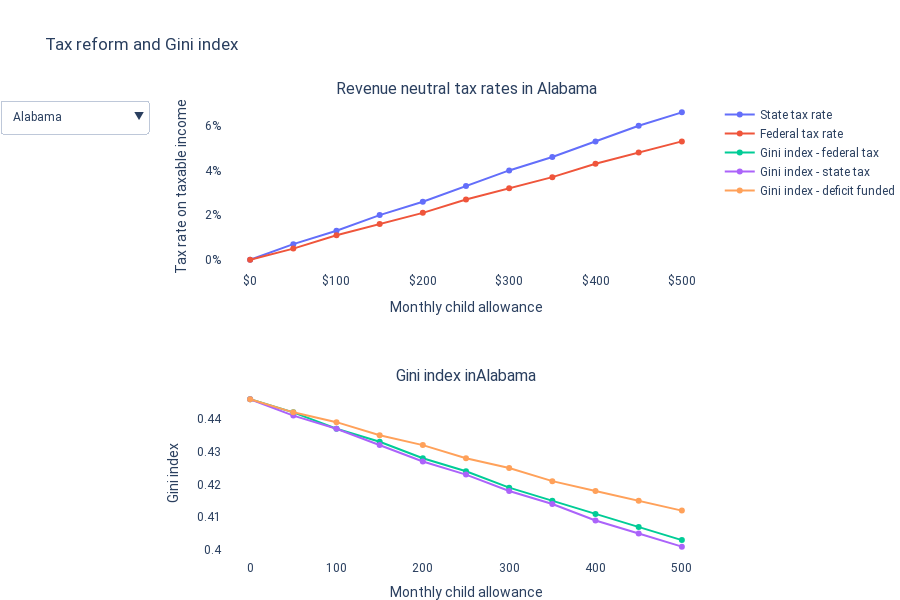

Notebook cell for this chart:
### Markdown cell above
# Simulating child allowances in US states

Poverty has a lasting impact on children.  Growing up in poverty increases [stress](https://heckmanequation.org/resource/invest-in-early-childhood-development-reduce-deficits-strengthen-the-economy/) and [incarceration rates](https://heckmanequation.org/resource/invest-in-early-childhood-development-reduce-deficits-strengthen-the-economy/) and decreases [educational](https://www.sciencedirect.com/science/article/abs/pii/S1876285915003836) and [health](https://www.aeaweb.org/articles?id=10.1257/app.2.1.86) outcomes.  These negative consequences not only impact the nation’s poor, but the entire economy as well--child poverty shrinks GDP by more than [\$1 trillion annually](https://www.nap.edu/read/25246/chapter/1).

Research has shown that giving money to families with children, as most developed countries do, can reduce each of these issues.  Programs that provide cash to families with children are called a _child allowance_, and are typically paid out on a monthly basis.  

This site allows users to explore the impact of a potential child allowance of various amounts in each state.  Users can also select between three funding mechanisms:

* **Deficit funded** does not impose any new taxes.  Note that each of these tax reforms is static and does not account for changes in behavior.
* **Federal tax** as a flat rate on taxable income. For each child allowance amount the total cost is calculated by multiplying the annual child allowance by the total number of children.  To calculate the revenue neutral tax rate, the total cost is divided by the nation’s total taxable income.  For example, a child allowance of \$100 per month would cost about \$88 billion annually and require a new flat tax of 1.1 percent.
* **State tax** as a flat rate on taxable income. The state tax is calculated in the same manner as the federal tax, but at the state level. This shows how states can fund their own child allowances. Because states vary in child population and income, different states have different tax rates. A \$100 monthly child allowance in DC is offset by a 0.5 percent tax on taxable income while the same amount requires a 1.3 percent tax in Alabama.

### Code cell
# TODO:
# Separate tax reform and Gini charts
# Change labels
# Add poverty maps


import pandas as pd
import plotly.express as px
import plotly.graph_objects as go
from plotly.subplots import make_subplots

summary = pd.read_csv('https://github.com/ngpsu22/Child_Allowance_States/raw/main/poverty_gini_tax_child_allowance')
summary.drop('Unnamed: 0', 1, inplace = True)

tax = summary[(summary.race == 'All') & (summary.age_group == 'all')]

x = tax.child_allowance.unique()
state_names = tax.state.unique()
default_state = state_names[0]

REFORM = {'state_tax_rate': 'State tax rate', 
          'fed_tax_rate': 'Federal tax rate'}
GINI = {'fed_gini': 'Gini index - federal tax',
        'state_gini': 'Gini index - state tax',
        'non_funded_gini': 'Gini index - deficit funded'}

data_list = []
for state in state_names:
    state_data = tax[tax.state == state]
    state_list = []
    for reform in REFORM:
        state_list.append(state_data[reform])
    for gini in GINI:
        state_list.append(state_data[gini])
    data_list.append(state_list)

data_columns = list(REFORM.keys()) + list(GINI.keys())
data = pd.DataFrame(data_list, columns = data_columns)
data['State'] = state_names
data = data.set_index('State')

def getDataList(state):
    data_list = []
    for dc in data_columns:
        data_list.append(data.loc[state][dc])
    return data_list

fig = make_subplots(rows=2, cols=1, 
                    subplot_titles=(
                        'Revenue neutral tax rates in ' + default_state,
                        'Gini index in' + default_state))

for reform in REFORM:
    fig.add_trace(go.Scatter(
        x=x, 
        y=tax[tax.state == default_state][reform],
        name=REFORM[reform]),
        row = 1, col = 1
    )
for gini in GINI:
    fig.add_trace(go.Scatter(
        x=x, 
        y=tax[tax.state == default_state][gini],
        name=GINI[gini]),
        row = 2, col = 1
    )
    
buttons = []
for state in state_names:
    new_button = {'method': 'update',
                  'label': state,
                  'args': [{'y': getDataList(state)},
                           {'annotations[0].text':
                            'Revenue neutral tax rates in ' + state,
                            'annotations[1].text':
                            'Gini index in ' + state}
                          ]}
    buttons.append(new_button)
    
# construct menus
updatemenus = [{'buttons': buttons,
                'direction': 'down',
                'showactive': True,
                'pad':{"r": 50},
               }]

# update layout with buttons, and show the figure
fig.update_layout(updatemenus=updatemenus)

fig.update_xaxes(title_text='Monthly child allowance', row=1, col=1)
fig.update_xaxes(title_text='Monthly child allowance', row=2, col=1)
fig.update_yaxes(title_text='Tax rate on taxable income', row=1, col=1)
fig.update_yaxes(title_text='Gini index', row=2, col=1)

fig.update_layout(yaxis_ticksuffix='%',
                  font=dict(family='Roboto'),
                  hovermode='x', 
                  xaxis_tickprefix='$',
                  xaxis_ticksuffix='',
                  plot_bgcolor='white',
                  legend_title_text='')

fig.update_traces(mode='markers+lines', hovertemplate=None)

fig.update_layout(height=600, margin=dict(l=0, r=0, t=100, b=0),
                  title_text="Tax reform and Gini index")
fig

### Figure 1 — Plotly figure (JSON) as saved in the notebook; plotly's stock layout.template omitted (floating-point values rounded to 4 significant figures)
{"data": [{"mode": "markers+lines", "name": "State tax rate", "type": "scatter", "x": [0, 50, 100, 150, 200, 250, 300, 350, 400, 450, 500], "xaxis": "x", "y": [0, 0.7, 1.3, 2, 2.6, 3.3, 4, 4.6, 5.3, 6, 6.6], "yaxis": "y"}, {"mode": "markers+lines", "name": "Federal tax rate", "type": "scatter", "x": [0, 50, 100, 150, 200, 250, 300, 350, 400, 450, 500], "xaxis": "x", "y": [0, 0.5, 1.1, 1.6, 2.1, 2.7, 3.2, 3.7, 4.3, 4.8, 5.3], "yaxis": "y"}, {"mode": "markers+lines", "name": "Gini index - federal tax", "type": "scatter", "x": [0, 50, 100, 150, 200, 250, 300, 350, 400, 450, 500], "xaxis": "x2", "y": [0.446, 0.442, 0.437, 0.433, 0.428, 0.424, 0.419, 0.415, 0.411, 0.407, 0.403], "yaxis": "y2"}, {"mode": "markers+lines", "name": "Gini index - state tax", "type": "scatter", "x": [0, 50, 100, 150, 200, 250, 300, 350, 400, 450, 500], "xaxis": "x2", "y": [0.446, 0.441, 0.437, 0.432, 0.427, 0.423, 0.418, 0.414, 0.409, 0.405, 0.401], "yaxis": "y2"}, {"mode": "markers+lines", "name": "Gini index - deficit funded", "type": "scatter", "x": [0, 50, 100, 150, 200, 250, 300, 350, 400, 450, 500], "xaxis": "x2", "y": [0.446, 0.442, 0.439, 0.435, 0.432, 0.428, 0.425, 0.421, 0.418, 0.415, 0.412], "yaxis": "y2"}], "layout": {"annotations": [{"font": {"size": 16}, "showarrow": false, "text": "Revenue neutral tax rates in Alabama", "x": 0.5, "xanchor": "center", "xref": "paper", "y": 1, "yanchor": "bottom", "yref": "paper"}, {"font": {"size": 16}, "showarrow": false, "text": "Gini index inAlabama", "x": 0.5, "xanchor": "center", "xref": "paper", "y": 0.375, "yanchor": "bottom", "yref": "paper"}], "font": {"family": "Roboto"}, "height": 600, "hovermode": "x", "legend": {"title": {"text": ""}}, "margin": {"b": 0, "l": 0, "r": 0, "t": 100}, "plot_bgcolor": "white", "title": {"text": "Tax reform and Gini index"}, "updatemenus": [{"buttons": [{"args": [{"y": [[0, 0.7, 1.3, 2, 2.6, 3.3, 4, 4.6, 5.3, 6, 6.6], [0, 0.5, 1.1, 1.6, 2.1, 2.7, 3.2, 3.7, 4.3, 4.8, 5.3], [0.446, 0.442, 0.437, 0.433, 0.428, 0.424, 0.419, 0.415, 0.411, 0.407, 0.403], [0.446, 0.441, 0.437, 0.432, 0.427, 0.423, 0.418, 0.414, 0.409, 0.405, 0.401], [0.446, 0.442, 0.439, 0.435, 0.432, 0.428, 0.425, 0.421, 0.418, 0.415, 0.412]]}, {"annotations[0].text": "Revenue neutral tax rates in Alabama", "annotations[1].text": "Gini index in Alabama"}], "label": "Alabama", "method": "update"}, {"args": [{"y": [[0, 0.6, 1.2, 1.9, 2.5, 3.1, 3.7, 4.3, 4.9, 5.6, 6.2], [0, 0.5, 1.1, 1.6, 2.1, 2.7, 3.2, 3.7, 4.3, 4.8, 5.3], [0.451, 0.446, 0.441, 0.437, 0.432, 0.428, 0.423, 0.419, 0.414, 0.41, 0.406], [0.451, 0.446, 0.441, 0.436, 0.432, 0.427, 0.423, 0.418, 0.413, 0.409, 0.404], [0.451, 0.447, 0.443, 0.439, 0.435, 0.431, 0.428, 0.424, 0.421, 0.417, 0.414]]}, {"annotations[0].text": "Revenue neutral tax rates in Alaska", "annotations[1].text": "Gini index in Alaska"}], "label": "Alaska", "method": "update"}, {"args": [{"y": [[0, 0.6, 1.2, 1.8, 2.4, 3, 3.6, 4.2, 4.8, 5.4, 6], [0, 0.5, 1.1, 1.6, 2.1, 2.7, 3.2, 3.7, 4.3, 4.8, 5.3], [0.439, 0.435, 0.43, 0.426, 0.421, 0.417, 0.413, 0.408, 0.404, 0.4, 0.396], [0.439, 0.435, 0.43, 0.425, 0.421, 0.417, 0.412, 0.408, 0.403, 0.399, 0.395], [0.439, 0.435, 0.432, 0.428, 0.425, 0.421, 0.418, 0.414, 0.411, 0.408, 0.405]]}, {"annotations[0].text": "Revenue neutral tax rates in Arizona", "annotations[1].text": "Gini index in Arizona"}], "label": "Arizona", "method": "update"}, {"args": [{"y": [[0, 0.7, 1.5, 2.2, 3, 3.7, 4.5, 5.2, 6, 6.7, 7.5], [0, 0.5, 1.1, 1.6, 2.1, 2.7, 3.2, 3.7, 4.3, 4.8, 5.3], [0.439, 0.434, 0.43, 0.425, 0.42, 0.416, 0.411, 0.407, 0.402, 0.398, 0.394], [0.439, 0.434, 0.429, 0.424, 0.419, 0.414, 0.409, 0.404, 0.399, 0.394, 0.39], [0.439, 0.435, 0.431, 0.427, 0.424, 0.42, 0.416, 0.413, 0.409, 0.406, 0.403]]}, {"annotations[0].text": "Revenue neutral tax rates in Arkansas", "annotations[1].text": "Gini index in Arkansas"}], "label": "Arkansas", "method": "update"}, {"args": [{"y": [[0, 0.5, 1, 1.5, 2, 2.5, 3, 3.5, 4, 4.5, 5.1], [0, 0.5, 1.1, 1.6, 2.1, 2.7, 3.2, 3.7, 4.3, 4.8, 5.3], [0.46, 0.456, 0.452, 0.448, 0.444, 0.44, 0.436, 0.432, 0.428, 0.424, 0.421], [0.46, 0.456, 0.452, 0.448, 0.444, 0.44, 0.436, 0.433, 0.429, 0.425, 0.421], [0.46, 0.457, 0.454, 0.45, 0.447, 0.444, 0.441, 0.438, 0.436, 0.433, 0.43]]}, {"annotations[0].text": "Revenue neutral tax rates in California", "annotations[1].text": "Gini index in California"}], "label": "California", "method": "update"}, {"args": [{"y": [[0, 0.4, 0.9, 1.3, 1.8, 2.2, 2.7, 3.1, 3.6, 4, 4.4], [0, 0.5, 1.1, 1.6, 2.1, 2.7, 3.2, 3.7, 4.3, 4.8, 5.3], [0.439, 0.435, 0.432, 0.428, 0.425, 0.421, 0.418, 0.414, 0.411, 0.408, 0.404], [0.439, 0.435, 0.432, 0.428, 0.425, 0.422, 0.418, 0.415, 0.412, 0.409, 0.405], [0.439, 0.436, 0.433, 0.43, 0.427, 0.424, 0.422, 0.419, 0.417, 0.414, 0.411]]}, {"annotations[0].text": "Revenue neutral tax rates in Colorado", "annotations[1].text": "Gini index in Colorado"}], "label": "Colorado", "method": "update"}, {"args": [{"y": [[0, 0.4, 0.8, 1.2, 1.6, 2, 2.4, 2.8, 3.2, 3.6, 4], [0, 0.5, 1.1, 1.6, 2.1, 2.7, 3.2, 3.7, 4.3, 4.8, 5.3], [0.421, 0.418, 0.415, 0.412, 0.408, 0.405, 0.402, 0.399, 0.395, 0.392, 0.389], [0.421, 0.418, 0.415, 0.412, 0.409, 0.406, 0.403, 0.4, 0.397, 0.394, 0.391], [0.421, 0.419, 0.416, 0.414, 0.411, 0.409, 0.407, 0.404, 0.402, 0.4, 0.398]]}, {"annotations[0].text": "Revenue neutral tax rates in Connecticut", "annotations[1].text": "Gini index in Connecticut"}], "label": "Connecticut", "method": "update"}, {"args": [{"y": [[0, 0.5, 1, 1.4, 1.9, 2.4, 2.9, 3.3, 3.8, 4.3, 4.8], [0, 0.5, 1.1, 1.6, 2.1, 2.7, 3.2, 3.7, 4.3, 4.8, 5.3], [0.429, 0.426, 0.422, 0.419, 0.415, 0.412, 0.408, 0.405, 0.402, 0.398, 0.395], [0.429, 0.426, 0.422, 0.419, 0.416, 0.412, 0.409, 0.406, 0.402, 0.399, 0.396], [0.429, 0.427, 0.424, 0.421, 0.418, 0.416, 0.413, 0.41, 0.408, 0.405, 0.403]]}, {"annotations[0].text": "Revenue neutral tax rates in Delaware", "annotations[1].text": "Gini index in Delaware"}], "label": "Delaware", "method": "update"}, {"args": [{"y": [[0, 0.5, 1.1, 1.6, 2.1, 2.6, 3.2, 3.7, 4.2, 4.8, 5.3], [0, 0.5, 1.1, 1.6, 2.1, 2.7, 3.2, 3.7, 4.3, 4.8, 5.3], [0.457, 0.453, 0.449, 0.445, 0.441, 0.438, 0.434, 0.43, 0.427, 0.423, 0.419], [0.457, 0.453, 0.449, 0.445, 0.441, 0.438, 0.434, 0.43, 0.427, 0.423, 0.419], [0.457, 0.454, 0.451, 0.448, 0.445, 0.442, 0.439, 0.436, 0.433, 0.431, 0.428]]}, {"annotations[0].text": "Revenue neutral tax rates in Florida", "annotations[1].text": "Gini index in Florida"}], "label": "Florida", "method": "update"}, {"args": [{"y": [[0, 0.7, 1.3, 2, 2.7, 3.3, 4, 4.7, 5.3, 6, 6.7], [0, 0.5, 1.1, 1.6, 2.1, 2.7, 3.2, 3.7, 4.3, 4.8, 5.3], [0.447, 0.442, 0.437, 0.432, 0.428, 0.423, 0.419, 0.414, 0.41, 0.405, 0.401], [0.447, 0.442, 0.437, 0.432, 0.427, 0.422, 0.417, 0.412, 0.408, 0.403, 0.399], [0.447, 0.443, 0.439, 0.435, 0.431, 0.427, 0.424, 0.42, 0.417, 0.414, 0.41]]}, {"annotations[0].text": "Revenue neutral tax rates in Georgia", "annotations[1].text": "Gini index in Georgia"}], "label": "Georgia", "method": "update"}, {"args": [{"y": [[0, 0.5, 1, 1.5, 2, 2.5, 3, 3.5, 4, 4.5, 5], [0, 0.5, 1.1, 1.6, 2.1, 2.7, 3.2, 3.7, 4.3, 4.8, 5.3], [0.416, 0.413, 0.409, 0.405, 0.402, 0.398, 0.395, 0.391, 0.388, 0.384, 0.381], [0.416, 0.413, 0.409, 0.406, 0.402, 0.398, 0.395, 0.391, 0.388, 0.385, 0.381], [0.416, 0.413, 0.41, 0.408, 0.405, 0.402, 0.399, 0.396, 0.394, 0.391, 0.389]]}, {"annotations[0].text": "Revenue neutral tax rates in Hawaii", "annotations[1].text": "Gini index in Hawaii"}], "label": "Hawaii", "method": "update"}, {"args": [{"y": [[0, 0.7, 1.4, 2.1, 2.8, 3.5, 4.2, 4.9, 5.6, 6.3, 7.1], [0, 0.5, 1.1, 1.6, 2.1, 2.7, 3.2, 3.7, 4.3, 4.8, 5.3], [0.427, 0.421, 0.416, 0.411, 0.406, 0.401, 0.397, 0.392, 0.387, 0.382, 0.378], [0.427, 0.421, 0.416, 0.411, 0.405, 0.4, 0.395, 0.39, 0.385, 0.38, 0.375], [0.427, 0.422, 0.418, 0.413, 0.409, 0.405, 0.401, 0.397, 0.394, 0.39, 0.386]]}, {"annotations[0].text": "Revenue neutral tax rates in Idaho", "annotations[1].text": "Gini index in Idaho"}], "label": "Idaho", "method": "update"}, {"args": [{"y": [[0, 0.5, 1, 1.5, 1.9, 2.4, 2.9, 3.4, 3.9, 4.4, 4.8], [0, 0.5, 1.1, 1.6, 2.1, 2.7, 3.2, 3.7, 4.3, 4.8, 5.3], [0.444, 0.441, 0.437, 0.433, 0.429, 0.425, 0.422, 0.418, 0.414, 0.411, 0.407], [0.444, 0.441, 0.437, 0.433, 0.429, 0.426, 0.422, 0.418, 0.415, 0.411, 0.408], [0.444, 0.441, 0.438, 0.435, 0.432, 0.429, 0.427, 0.424, 0.421, 0.418, 0.416]]}, {"annotations[0].text": "Revenue neutral tax rates in Illinois", "annotations[1].text": "Gini index in Illinois"}], "label": "Illinois", "method": "update"}, {"args": [{"y": [[0, 0.7, 1.3, 2, 2.6, 3.3, 3.9, 4.6, 5.2, 5.9, 6.5], [0, 0.5, 1.1, 1.6, 2.1, 2.7, 3.2, 3.7, 4.3, 4.8, 5.3], [0.402, 0.398, 0.393, 0.388, 0.384, 0.379, 0.375, 0.37, 0.366, 0.361, 0.357], [0.402, 0.398, 0.393, 0.388, 0.383, 0.378, 0.374, 0.369, 0.364, 0.36, 0.355], [0.402, 0.398, 0.394, 0.39, 0.387, 0.383, 0.379, 0.376, 0.372, 0.369, 0.365]]}, {"annotations[0].text": "Revenue neutral tax rates in Indiana", "annotations[1].text": "Gini index in Indiana"}], "label": "Indiana", "method": "update"}, {"args": [{"y": [[0, 0.6, 1.2, 1.8, 2.5, 3.1, 3.7, 4.3, 4.9, 5.5, 6.2], [0, 0.5, 1.1, 1.6, 2.1, 2.7, 3.2, 3.7, 4.3, 4.8, 5.3], [0.405, 0.4, 0.396, 0.391, 0.387, 0.383, 0.379, 0.374, 0.37, 0.366, 0.362], [0.405, 0.4, 0.396, 0.391, 0.387, 0.382, 0.378, 0.374, 0.369, 0.365, 0.361], [0.405, 0.401, 0.397, 0.393, 0.39, 0.386, 0.383, 0.379, 0.376, 0.373, 0.37]]}, {"annotations[0].text": "Revenue neutral tax rates in Iowa", "annotations[1].text": "Gini index in Iowa"}], "label": "Iowa", "method": "update"}, {"args": [{"y": [[0, 0.6, 1.3, 1.9, 2.5, 3.1, 3.8, 4.4, 5, 5.6, 6.3], [0, 0.5, 1.1, 1.6, 2.1, 2.7, 3.2, 3.7, 4.3, 4.8, 5.3], [0.414, 0.409, 0.405, 0.4, 0.396, 0.392, 0.388, 0.383, 0.379, 0.375, 0.371], [0.414, 0.409, 0.405, 0.4, 0.396, 0.391, 0.387, 0.382, 0.378, 0.374, 0.369], [0.414, 0.41, 0.406, 0.403, 0.399, 0.396, 0.392, 0.389, 0.386, 0.383, 0.38]]}, {"annotations[0].text": "Revenue neutral tax rates in Kansas", "annotations[1].text": "Gini index in Kansas"}], "label": "Kansas", "method": "update"}, {"args": [{"y": [[0, 0.6, 1.2, 1.9, 2.5, 3.1, 3.7, 4.3, 4.9, 5.6, 6.2], [0, 0.5, 1.1, 1.6, 2.1, 2.7, 3.2, 3.7, 4.3, 4.8, 5.3], [0.462, 0.458, 0.453, 0.449, 0.445, 0.44, 0.436, 0.432, 0.428, 0.424, 0.42], [0.462, 0.458, 0.453, 0.449, 0.444, 0.44, 0.435, 0.431, 0.427, 0.423, 0.418], [0.462, 0.458, 0.455, 0.451, 0.448, 0.445, 0.441, 0.438, 0.435, 0.432, 0.429]]}, {"annotations[0].text": "Revenue neutral tax rates in Kentucky", "annotations[1].text": "Gini index in Kentucky"}], "label": "Kentucky", "method": "update"}, {"args": [{"y": [[0, 0.7, 1.5, 2.2, 2.9, 3.7, 4.4, 5.1, 5.9, 6.6, 7.3], [0, 0.5, 1.1, 1.6, 2.1, 2.7, 3.2, 3.7, 4.3, 4.8, 5.3], [0.458, 0.453, 0.448, 0.443, 0.438, 0.433, 0.428, 0.424, 0.419, 0.414, 0.41], [0.458, 0.453, 0.447, 0.442, 0.437, 0.432, 0.426, 0.421, 0.416, 0.411, 0.406], [0.458, 0.454, 0.45, 0.446, 0.441, 0.438, 0.434, 0.43, 0.426, 0.423, 0.419]]}, {"annotations[0].text": "Revenue neutral tax rates in Louisiana", "annotations[1].text": "Gini index in Louisiana"}], "label": "Louisiana", "method": "update"}, {"args": [{"y": [[0, 0.5, 1.1, 1.6, 2.1, 2.7, 3.2, 3.8, 4.3, 4.8, 5.4], [0, 0.5, 1.1, 1.6, 2.1, 2.7, 3.2, 3.7, 4.3, 4.8, 5.3], [0.374, 0.371, 0.367, 0.363, 0.36, 0.356, 0.353, 0.349, 0.346, 0.342, 0.339], [0.374, 0.371, 0.367, 0.363, 0.36, 0.356, 0.353, 0.349, 0.346, 0.342, 0.339], [0.374, 0.371, 0.369, 0.366, 0.363, 0.36, 0.358, 0.355, 0.352, 0.35, 0.348]]}, {"annotations[0].text": "Revenue neutral tax rates in Maine", "annotations[1].text": "Gini index in Maine"}], "label": "Maine", "method": "update"}, {"args": [{"y": [[0, 0.4, 0.8, 1.2, 1.6, 2, 2.4, 2.8, 3.2, 3.6, 4], [0, 0.5, 1.1, 1.6, 2.1, 2.7, 3.2, 3.7, 4.3, 4.8, 5.3], [0.42, 0.417, 0.413, 0.41, 0.407, 0.403, 0.4, 0.397, 0.393, 0.39, 0.387], [0.42, 0.417, 0.414, 0.41, 0.407, 0.404, 0.401, 0.398, 0.395, 0.392, 0.389], [0.42, 0.417, 0.414, 0.412, 0.409, 0.407, 0.404, 0.402, 0.399, 0.397, 0.394]]}, {"annotations[0].text": "Revenue neutral tax rates in Maryland", "annotations[1].text": "Gini index in Maryland"}], "label": "Maryland", "method": "update"}, {"args": [{"y": [[0, 0.3, 0.7, 1, 1.4, 1.7, 2, 2.4, 2.7, 3, 3.4], [0, 0.5, 1.1, 1.6, 2.1, 2.7, 3.2, 3.7, 4.3, 4.8, 5.3], [0.429, 0.426, 0.423, 0.42, 0.417, 0.414, 0.412, 0.409, 0.406, 0.403, 0.401], [0.429, 0.426, 0.423, 0.421, 0.418, 0.416, 0.413, 0.411, 0.408, 0.406, 0.404], [0.429, 0.426, 0.424, 0.422, 0.42, 0.418, 0.416, 0.414, 0.412, 0.41, 0.408]]}, {"annotations[0].text": "Revenue neutral tax rates in Massachusetts", "annotations[1].text": "Gini index in Massachusetts"}], "label": "Massachusetts", "method": "update"}, {"args": [{"y": [[0, 0.5, 1.1, 1.6, 2.1, 2.7, 3.2, 3.7, 4.3, 4.8, 5.3], [0, 0.5, 1.1, 1.6, 2.1, 2.7, 3.2, 3.7, 4.3, 4.8, 5.3], [0.426, 0.422, 0.418, 0.414, 0.41, 0.406, 0.402, 0.399, 0.395, 0.391, 0.388], [0.426, 0.422, 0.418, 0.414, 0.41, 0.406, 0.403, 0.399, 0.395, 0.391, 0.388], [0.426, 0.422, 0.419, 0.416, 0.413, 0.41, 0.407, 0.404, 0.401, 0.398, 0.396]]}, {"annotations[0].text": "Revenue neutral tax rates in Michigan", "annotations[1].text": "Gini index in Michigan"}], "label": "Michigan", "method": "update"}, {"args": [{"y": [[0, 0.5, 1, 1.5, 2, 2.5, 2.9, 3.4, 3.9, 4.4, 4.9], [0, 0.5, 1.1, 1.6, 2.1, 2.7, 3.2, 3.7, 4.3, 4.8, 5.3], [0.393, 0.389, 0.385, 0.381, 0.378, 0.374, 0.37, 0.367, 0.363, 0.359, 0.356], [0.393, 0.389, 0.385, 0.381, 0.378, 0.374, 0.371, 0.367, 0.363, 0.36, 0.357], [0.393, 0.389, 0.386, 0.383, 0.38, 0.377, 0.374, 0.372, 0.369, 0.366, 0.364]]}, {"annotations[0].text": "Revenue neutral tax rates in Minnesota", "annotations[1].text": "Gini index in Minnesota"}], "label": "Minnesota", "method": "update"}, {"args": [{"y": [[0, 1, 1.9, 2.9, 3.8, 4.8, 5.7, 6.7, 7.6, 8.6, 9.6], [0, 0.5, 1.1, 1.6, 2.1, 2.7, 3.2, 3.7, 4.3, 4.8, 5.3], [0.439, 0.433, 0.428, 0.422, 0.417, 0.412, 0.406, 0.401, 0.396, 0.391, 0.387], [0.439, 0.433, 0.427, 0.42, 0.414, 0.408, 0.402, 0.396, 0.39, 0.384, 0.378], [0.439, 0.434, 0.43, 0.425, 0.42, 0.416, 0.412, 0.408, 0.404, 0.4, 0.396]]}, {"annotations[0].text": "Revenue neutral tax rates in Mississippi", "annotations[1].text": "Gini index in Mississippi"}], "label": "Mississippi", "method": "update"}, {"args": [{"y": [[0, 0.6, 1.2, 1.8, 2.3, 2.9, 3.5, 4.1, 4.7, 5.3, 5.8], [0, 0.5, 1.1, 1.6, 2.1, 2.7, 3.2, 3.7, 4.3, 4.8, 5.3], [0.425, 0.421, 0.416, 0.412, 0.408, 0.404, 0.4, 0.396, 0.392, 0.388, 0.384], [0.425, 0.42, 0.416, 0.412, 0.408, 0.403, 0.399, 0.395, 0.391, 0.387, 0.383], [0.425, 0.421, 0.418, 0.414, 0.411, 0.407, 0.404, 0.401, 0.398, 0.394, 0.391]]}, {"annotations[0].text": "Revenue neutral tax rates in Missouri", "annotations[1].text": "Gini index in Missouri"}], "label": "Missouri", "method": "update"}, {"args": [{"y": [[0, 0.6, 1.2, 1.8, 2.4, 3, 3.6, 4.2, 4.8, 5.4, 6], [0, 0.5, 1.1, 1.6, 2.1, 2.7, 3.2, 3.7, 4.3, 4.8, 5.3], [0.412, 0.408, 0.404, 0.399, 0.395, 0.391, 0.387, 0.383, 0.379, 0.375, 0.372], [0.412, 0.408, 0.403, 0.399, 0.395, 0.391, 0.387, 0.382, 0.378, 0.374, 0.37], [0.412, 0.408, 0.405, 0.401, 0.398, 0.395, 0.392, 0.389, 0.386, 0.383, 0.38]]}, {"annotations[0].text": "Revenue neutral tax rates in Montana", "annotations[1].text": "Gini index in Montana"}], "label": "Montana", "method": "update"}, {"args": [{"y": [[0, 0.6, 1.3, 1.9, 2.6, 3.2, 3.8, 4.5, 5.1, 5.7, 6.4], [0, 0.5, 1.1, 1.6, 2.1, 2.7, 3.2, 3.7, 4.3, 4.8, 5.3], [0.42, 0.415, 0.411, 0.406, 0.402, 0.397, 0.393, 0.388, 0.384, 0.38, 0.376], [0.42, 0.415, 0.411, 0.406, 0.401, 0.397, 0.392, 0.387, 0.383, 0.378, 0.374], [0.42, 0.416, 0.412, 0.408, 0.404, 0.401, 0.397, 0.394, 0.39, 0.387, 0.383]]}, {"annotations[0].text": "Revenue neutral tax rates in Nebraska", "annotations[1].text": "Gini index in Nebraska"}], "label": "Nebraska", "method": "update"}, {"args": [{"y": [[0, 0.6, 1.2, 1.8, 2.4, 3, 3.6, 4.2, 4.7, 5.3, 5.9], [0, 0.5, 1.1, 1.6, 2.1, 2.7, 3.2, 3.7, 4.3, 4.8, 5.3], [0.456, 0.452, 0.447, 0.443, 0.439, 0.435, 0.431, 0.427, 0.423, 0.419, 0.415], [0.456, 0.451, 0.447, 0.443, 0.439, 0.434, 0.43, 0.426, 0.422, 0.418, 0.414], [0.456, 0.452, 0.449, 0.445, 0.442, 0.438, 0.435, 0.432, 0.429, 0.426, 0.423]]}, {"annotations[0].text": "Revenue neutral tax rates in Nevada", "annotations[1].text": "Gini index in Nevada"}], "label": "Nevada", "method": "update"}, {"args": [{"y": [[0, 0.4, 0.7, 1.1, 1.5, 1.9, 2.2, 2.6, 3, 3.4, 3.7], [0, 0.5, 1.1, 1.6, 2.1, 2.7, 3.2, 3.7, 4.3, 4.8, 5.3], [0.396, 0.393, 0.39, 0.387, 0.385, 0.382, 0.379, 0.376, 0.373, 0.371, 0.368], [0.396, 0.393, 0.391, 0.388, 0.385, 0.383, 0.38, 0.378, 0.375, 0.373, 0.37], [0.396, 0.394, 0.392, 0.389, 0.387, 0.385, 0.383, 0.381, 0.379, 0.377, 0.375]]}, {"annotations[0].text": "Revenue neutral tax rates in New Hampshire", "annotations[1].text": "Gini index in New Hampshire"}], "label": "New Hampshire", "method": "update"}, {"args": [{"y": [[0, 0.4, 0.9, 1.3, 1.7, 2.1, 2.6, 3, 3.4, 3.9, 4.3], [0, 0.5, 1.1, 1.6, 2.1, 2.7, 3.2, 3.7, 4.3, 4.8, 5.3], [0.429, 0.426, 0.423, 0.419, 0.416, 0.413, 0.41, 0.407, 0.404, 0.4, 0.397], [0.429, 0.426, 0.423, 0.42, 0.417, 0.414, 0.411, 0.408, 0.405, 0.402, 0.399], [0.429, 0.427, 0.424, 0.422, 0.419, 0.417, 0.415, 0.412, 0.41, 0.408, 0.406]]}, {"annotations[0].text": "Revenue neutral tax rates in New Jersey", "annotations[1].text": "Gini index in New Jersey"}], "label": "New Jersey", "method": "update"}, {"args": [{"y": [[0, 0.7, 1.5, 2.2, 2.9, 3.7, 4.4, 5.2, 5.9, 6.6, 7.4], [0, 0.5, 1.1, 1.6, 2.1, 2.7, 3.2, 3.7, 4.3, 4.8, 5.3], [0.458, 0.453, 0.448, 0.443, 0.438, 0.433, 0.428, 0.423, 0.418, 0.414, 0.409], [0.458, 0.453, 0.447, 0.442, 0.436, 0.431, 0.426, 0.42, 0.415, 0.41, 0.405], [0.458, 0.454, 0.45, 0.446, 0.442, 0.438, 0.434, 0.43, 0.427, 0.423, 0.42]]}, {"annotations[0].text": "Revenue neutral tax rates in New Mexico", "annotations[1].text": "Gini index in New Mexico"}], "label": "New Mexico", "method": "update"}, {"args": [{"y": [[0, 0.4, 0.9, 1.3, 1.7, 2.1, 2.6, 3, 3.4, 3.9, 4.3], [0, 0.5, 1.1, 1.6, 2.1, 2.7, 3.2, 3.7, 4.3, 4.8, 5.3], [0.464, 0.46, 0.457, 0.453, 0.449, 0.445, 0.442, 0.438, 0.435, 0.431, 0.427], [0.464, 0.46, 0.457, 0.453, 0.45, 0.446, 0.443, 0.439, 0.436, 0.433, 0.429], [0.464, 0.461, 0.458, 0.455, 0.453, 0.45, 0.447, 0.445, 0.442, 0.439, 0.437]]}, {"annotations[0].text": "Revenue neutral tax rates in New York", "annotations[1].text": "Gini index in New York"}], "label": "New York", "method": "update"}, {"args": [{"y": [[0, 0.6, 1.2, 1.8, 2.4, 3, 3.6, 4.2, 4.8, 5.4, 5.9], [0, 0.5, 1.1, 1.6, 2.1, 2.7, 3.2, 3.7, 4.3, 4.8, 5.3], [0.449, 0.445, 0.44, 0.436, 0.432, 0.427, 0.423, 0.419, 0.415, 0.411, 0.407], [0.449, 0.445, 0.44, 0.436, 0.431, 0.427, 0.423, 0.418, 0.414, 0.41, 0.406], [0.449, 0.445, 0.442, 0.438, 0.435, 0.431, 0.428, 0.425, 0.422, 0.419, 0.416]]}, {"annotations[0].text": "Revenue neutral tax rates in North Carolina", "annotations[1].text": "Gini index in North Carolina"}], "label": "North Carolina", "method": "update"}, {"args": [{"y": [[0, 0.6, 1.2, 1.7, 2.3, 2.9, 3.5, 4.1, 4.6, 5.2, 5.8], [0, 0.5, 1.1, 1.6, 2.1, 2.7, 3.2, 3.7, 4.3, 4.8, 5.3], [0.417, 0.413, 0.409, 0.405, 0.401, 0.397, 0.393, 0.389, 0.385, 0.382, 0.378], [0.417, 0.413, 0.409, 0.405, 0.401, 0.397, 0.393, 0.389, 0.385, 0.381, 0.377], [0.417, 0.414, 0.41, 0.407, 0.404, 0.4, 0.397, 0.394, 0.391, 0.388, 0.385]]}, {"annotations[0].text": "Revenue neutral tax rates in North Dakota", "annotations[1].text": "Gini index in North Dakota"}], "label": "North Dakota", "method": "update"}, {"args": [{"y": [[0, 0.6, 1.1, 1.7, 2.3, 2.9, 3.4, 4, 4.6, 5.2, 5.7], [0, 0.5, 1.1, 1.6, 2.1, 2.7, 3.2, 3.7, 4.3, 4.8, 5.3], [0.426, 0.422, 0.417, 0.413, 0.409, 0.405, 0.401, 0.397, 0.393, 0.389, 0.385], [0.426, 0.422, 0.417, 0.413, 0.409, 0.405, 0.401, 0.397, 0.393, 0.389, 0.385], [0.426, 0.422, 0.419, 0.416, 0.412, 0.409, 0.406, 0.403, 0.4, 0.397, 0.394]]}, {"annotations[0].text": "Revenue neutral tax rates in Ohio", "annotations[1].text": "Gini index in Ohio"}], "label": "Ohio", "method": "update"}, {"args": [{"y": [[0, 0.7, 1.5, 2.2, 2.9, 3.7, 4.4, 5.1, 5.9, 6.6, 7.3], [0, 0.5, 1.1, 1.6, 2.1, 2.7, 3.2, 3.7, 4.3, 4.8, 5.3], [0.431, 0.426, 0.421, 0.416, 0.411, 0.406, 0.402, 0.397, 0.393, 0.388, 0.384], [0.431, 0.426, 0.42, 0.415, 0.41, 0.405, 0.4, 0.395, 0.39, 0.385, 0.38], [0.431, 0.427, 0.422, 0.418, 0.414, 0.41, 0.407, 0.403, 0.399, 0.396, 0.392]]}, {"annotations[0].text": "Revenue neutral tax rates in Oklahoma", "annotations[1].text": "Gini index in Oklahoma"}], "label": "Oklahoma", "method": "update"}, {"args": [{"y": [[0, 0.5, 0.9, 1.4, 1.9, 2.3, 2.8, 3.3, 3.7, 4.2, 4.7], [0, 0.5, 1.1, 1.6, 2.1, 2.7, 3.2, 3.7, 4.3, 4.8, 5.3], [0.437, 0.433, 0.429, 0.426, 0.422, 0.418, 0.414, 0.41, 0.407, 0.403, 0.399], [0.437, 0.433, 0.43, 0.426, 0.422, 0.418, 0.415, 0.411, 0.408, 0.404, 0.401], [0.437, 0.434, 0.431, 0.428, 0.425, 0.422, 0.419, 0.416, 0.413, 0.41, 0.408]]}, {"annotations[0].text": "Revenue neutral tax rates in Oregon", "annotations[1].text": "Gini index in Oregon"}], "label": "Oregon", "method": "update"}, {"args": [{"y": [[0, 0.5, 0.9, 1.4, 1.9, 2.3, 2.8, 3.3, 3.7, 4.2, 4.7], [0, 0.5, 1.1, 1.6, 2.1, 2.7, 3.2, 3.7, 4.3, 4.8, 5.3], [0.443, 0.44, 0.436, 0.432, 0.428, 0.425, 0.421, 0.417, 0.414, 0.41, 0.406], [0.443, 0.44, 0.436, 0.432, 0.429, 0.425, 0.422, 0.418, 0.414, 0.411, 0.408], [0.443, 0.44, 0.437, 0.434, 0.431, 0.428, 0.426, 0.423, 0.42, 0.417, 0.415]]}, {"annotations[0].text": "Revenue neutral tax rates in Pennsylvania", "annotations[1].text": "Gini index in Pennsylvania"}], "label": "Pennsylvania", "method": "update"}, {"args": [{"y": [[0, 0.4, 0.8, 1.2, 1.7, 2.1, 2.5, 2.9, 3.3, 3.7, 4.1], [0, 0.5, 1.1, 1.6, 2.1, 2.7, 3.2, 3.7, 4.3, 4.8, 5.3], [0.419, 0.416, 0.412, 0.409, 0.405, 0.402, 0.398, 0.395, 0.391, 0.388, 0.385], [0.419, 0.416, 0.413, 0.409, 0.406, 0.403, 0.399, 0.396, 0.393, 0.39, 0.387], [0.419, 0.417, 0.414, 0.411, 0.408, 0.406, 0.403, 0.401, 0.398, 0.396, 0.394]]}, {"annotations[0].text": "Revenue neutral tax rates in Rhode Island", "annotations[1].text": "Gini index in Rhode Island"}], "label": "Rhode Island", "method": "update"}, {"args": [{"y": [[0, 0.6, 1.2, 1.8, 2.3, 2.9, 3.5, 4.1, 4.7, 5.3, 5.8], [0, 0.5, 1.1, 1.6, 2.1, 2.7, 3.2, 3.7, 4.3, 4.8, 5.3], [0.452, 0.447, 0.443, 0.438, 0.434, 0.43, 0.426, 0.421, 0.417, 0.413, 0.409], [0.452, 0.447, 0.443, 0.438, 0.434, 0.429, 0.425, 0.421, 0.417, 0.412, 0.408], [0.452, 0.448, 0.444, 0.441, 0.437, 0.434, 0.431, 0.427, 0.424, 0.421, 0.418]]}, {"annotations[0].text": "Revenue neutral tax rates in South Carolina", "annotations[1].text": "Gini index in South Carolina"}], "label": "South Carolina", "method": "update"}, {"args": [{"y": [[0, 0.7, 1.3, 2, 2.6, 3.3, 3.9, 4.6, 5.2, 5.9, 6.5], [0, 0.5, 1.1, 1.6, 2.1, 2.7, 3.2, 3.7, 4.3, 4.8, 5.3], [0.438, 0.434, 0.429, 0.425, 0.42, 0.416, 0.411, 0.407, 0.403, 0.398, 0.394], [0.438, 0.434, 0.429, 0.424, 0.42, 0.415, 0.41, 0.406, 0.401, 0.397, 0.392], [0.438, 0.434, 0.43, 0.426, 0.423, 0.419, 0.415, 0.412, 0.408, 0.405, 0.402]]}, {"annotations[0].text": "Revenue neutral tax rates in South Dakota", "annotations[1].text": "Gini index in South Dakota"}], "label": "South Dakota", "method": "update"}, {"args": [{"y": [[0, 0.6, 1.2, 1.8, 2.4, 3, 3.6, 4.2, 4.8, 5.4, 6], [0, 0.5, 1.1, 1.6, 2.1, 2.7, 3.2, 3.7, 4.3, 4.8, 5.3], [0.452, 0.448, 0.444, 0.439, 0.435, 0.431, 0.427, 0.423, 0.419, 0.415, 0.411], [0.452, 0.448, 0.443, 0.439, 0.435, 0.431, 0.426, 0.422, 0.418, 0.414, 0.41], [0.452, 0.449, 0.445, 0.442, 0.439, 0.435, 0.432, 0.429, 0.426, 0.423, 0.42]]}, {"annotations[0].text": "Revenue neutral tax rates in Tennessee", "annotations[1].text": "Gini index in Tennessee"}], "label": "Tennessee", "method": "update"}, {"args": [{"y": [[0, 0.7, 1.4, 2, 2.7, 3.4, 4.1, 4.8, 5.4, 6.1, 6.8], [0, 0.5, 1.1, 1.6, 2.1, 2.7, 3.2, 3.7, 4.3, 4.8, 5.3], [0.467, 0.462, 0.457, 0.452, 0.448, 0.443, 0.439, 0.434, 0.43, 0.425, 0.421], [0.467, 0.462, 0.457, 0.452, 0.447, 0.442, 0.437, 0.432, 0.428, 0.423, 0.418], [0.467, 0.462, 0.458, 0.455, 0.451, 0.447, 0.443, 0.44, 0.436, 0.433, 0.43]]}, {"annotations[0].text": "Revenue neutral tax rates in Texas", "annotations[1].text": "Gini index in Texas"}], "label": "Texas", "method": "update"}, {"args": [{"y": [[0, 0.7, 1.5, 2.2, 3, 3.7, 4.5, 5.2, 6, 6.7, 7.5], [0, 0.5, 1.1, 1.6, 2.1, 2.7, 3.2, 3.7, 4.3, 4.8, 5.3], [0.421, 0.416, 0.411, 0.406, 0.4, 0.395, 0.39, 0.385, 0.38, 0.376, 0.371], [0.421, 0.416, 0.41, 0.405, 0.399, 0.394, 0.388, 0.383, 0.378, 0.372, 0.367], [0.421, 0.417, 0.412, 0.408, 0.403, 0.399, 0.395, 0.391, 0.387, 0.383, 0.379]]}, {"annotations[0].text": "Revenue neutral tax rates in Utah", "annotations[1].text": "Gini index in Utah"}], "label": "Utah", "method": "update"}, {"args": [{"y": [[0, 0.4, 0.9, 1.3, 1.7, 2.2, 2.6, 3, 3.5, 3.9, 4.3], [0, 0.5, 1.1, 1.6, 2.1, 2.7, 3.2, 3.7, 4.3, 4.8, 5.3], [0.408, 0.405, 0.401, 0.398, 0.395, 0.391, 0.388, 0.385, 0.382, 0.378, 0.375], [0.408, 0.405, 0.402, 0.398, 0.395, 0.392, 0.389, 0.386, 0.383, 0.38, 0.377], [0.408, 0.405, 0.403, 0.4, 0.398, 0.395, 0.393, 0.39, 0.388, 0.385, 0.383]]}, {"annotations[0].text": "Revenue neutral tax rates in Vermont", "annotations[1].text": "Gini index in Vermont"}], "label": "Vermont", "method": "update"}, {"args": [{"y": [[0, 0.4, 0.9, 1.3, 1.7, 2.2, 2.6, 3, 3.5, 3.9, 4.3], [0, 0.5, 1.1, 1.6, 2.1, 2.7, 3.2, 3.7, 4.3, 4.8, 5.3], [0.445, 0.441, 0.438, 0.434, 0.43, 0.427, 0.423, 0.42, 0.416, 0.413, 0.409], [0.445, 0.442, 0.438, 0.434, 0.431, 0.428, 0.424, 0.421, 0.417, 0.414, 0.411], [0.445, 0.442, 0.439, 0.436, 0.433, 0.431, 0.428, 0.425, 0.423, 0.42, 0.418]]}, {"annotations[0].text": "Revenue neutral tax rates in Virginia", "annotations[1].text": "Gini index in Virginia"}], "label": "Virginia", "method": "update"}, {"args": [{"y": [[0, 0.4, 0.9, 1.3, 1.8, 2.2, 2.6, 3.1, 3.5, 4, 4.4], [0, 0.5, 1.1, 1.6, 2.1, 2.7, 3.2, 3.7, 4.3, 4.8, 5.3], [0.433, 0.43, 0.427, 0.423, 0.42, 0.417, 0.413, 0.41, 0.407, 0.404, 0.4], [0.433, 0.43, 0.427, 0.424, 0.42, 0.417, 0.414, 0.411, 0.408, 0.405, 0.402], [0.433, 0.431, 0.428, 0.425, 0.422, 0.42, 0.417, 0.415, 0.412, 0.41, 0.407]]}, {"annotations[0].text": "Revenue neutral tax rates in Washington", "annotations[1].text": "Gini index in Washington"}], "label": "Washington", "method": "update"}, {"args": [{"y": [[0, 0.7, 1.4, 2.1, 2.8, 3.5, 4.3, 5, 5.7, 6.4, 7.1], [0, 0.5, 1.1, 1.6, 2.1, 2.7, 3.2, 3.7, 4.3, 4.8, 5.3], [0.417, 0.412, 0.408, 0.403, 0.399, 0.395, 0.39, 0.386, 0.382, 0.378, 0.374], [0.417, 0.412, 0.407, 0.402, 0.398, 0.393, 0.389, 0.384, 0.38, 0.375, 0.371], [0.417, 0.413, 0.409, 0.406, 0.402, 0.399, 0.396, 0.393, 0.389, 0.386, 0.384]]}, {"annotations[0].text": "Revenue neutral tax rates in West Virginia", "annotations[1].text": "Gini index in West Virginia"}], "label": "West Virginia", "method": "update"}, {"args": [{"y": [[0, 0.6, 1.1, 1.7, 2.3, 2.8, 3.4, 4, 4.5, 5.1, 5.7], [0, 0.5, 1.1, 1.6, 2.1, 2.7, 3.2, 3.7, 4.3, 4.8, 5.3], [0.393, 0.389, 0.385, 0.38, 0.376, 0.372, 0.368, 0.364, 0.36, 0.356, 0.352], [0.393, 0.389, 0.384, 0.38, 0.376, 0.372, 0.368, 0.364, 0.36, 0.356, 0.352], [0.393, 0.389, 0.386, 0.382, 0.379, 0.376, 0.372, 0.369, 0.366, 0.363, 0.36]]}, {"annotations[0].text": "Revenue neutral tax rates in Wisconsin", "annotations[1].text": "Gini index in Wisconsin"}], "label": "Wisconsin", "method": "update"}, {"args": [{"y": [[0, 0.6, 1.3, 1.9, 2.5, 3.1, 3.8, 4.4, 5, 5.6, 6.3], [0, 0.5, 1.1, 1.6, 2.1, 2.7, 3.2, 3.7, 4.3, 4.8, 5.3], [0.43, 0.426, 0.421, 0.417, 0.412, 0.408, 0.404, 0.399, 0.395, 0.391, 0.387], [0.43, 0.425, 0.421, 0.416, 0.412, 0.407, 0.403, 0.398, 0.394, 0.39, 0.385], [0.43, 0.426, 0.422, 0.419, 0.415, 0.411, 0.408, 0.404, 0.401, 0.398, 0.394]]}, {"annotations[0].text": "Revenue neutral tax rates in Wyoming", "annotations[1].text": "Gini index in Wyoming"}], "label": "Wyoming", "method": "update"}, {"args": [{"y": [[0, 0.2, 0.5, 0.7, 0.9, 1.2, 1.4, 1.6, 1.9, 2.1, 2.3], [0, 0.5, 1.1, 1.6, 2.1, 2.7, 3.2, 3.7, 4.3, 4.8, 5.3], [0.475, 0.472, 0.47, 0.467, 0.465, 0.462, 0.459, 0.457, 0.454, 0.452, 0.449], [0.475, 0.472, 0.47, 0.468, 0.466, 0.464, 0.462, 0.46, 0.458, 0.456, 0.454], [0.475, 0.473, 0.471, 0.469, 0.467, 0.466, 0.464, 0.462, 0.46, 0.459, 0.457]]}, {"annotations[0].text": "Revenue neutral tax rates in District of Columbia", "annotations[1].text": "Gini index in District of Columbia"}], "label": "District of Columbia", "method": "update"}, {"args": [{"y": [[0, 0.5, 1.1, 1.6, 2.1, 2.7, 3.2, 3.8, 4.3, 4.8, 5.4], [0, 0.5, 1.1, 1.6, 2.1, 2.7, 3.2, 3.7, 4.3, 4.8, 5.3], [0.446, 0.442, 0.438, 0.434, 0.43, 0.426, 0.422, 0.418, 0.414, 0.41, 0.406], [0.446, 0.442, 0.438, 0.434, 0.43, 0.426, 0.422, 0.418, 0.414, 0.411, 0.407], [0.446, 0.443, 0.439, 0.436, 0.433, 0.43, 0.427, 0.424, 0.421, 0.418, 0.415]]}, {"annotations[0].text": "Revenue neutral tax rates in US", "annotations[1].text": "Gini index in US"}], "label": "US", "method": "update"}], "direction": "down", "pad": {"r": 50}, "showactive": true}], "xaxis": {"anchor": "y", "domain": [0, 1], "tickprefix": "$", "ticksuffix": "", "title": {"text": "Monthly child allowance"}}, "xaxis2": {"anchor": "y2", "domain": [0, 1], "title": {"text": "Monthly child allowance"}}, "yaxis": {"anchor": "x", "domain": [0.625, 1], "ticksuffix": "%", "title": {"text": "Tax rate on taxable income"}}, "yaxis2": {"anchor": "x2", "domain": [0, 0.375], "title": {"text": "Gini index"}}}}
